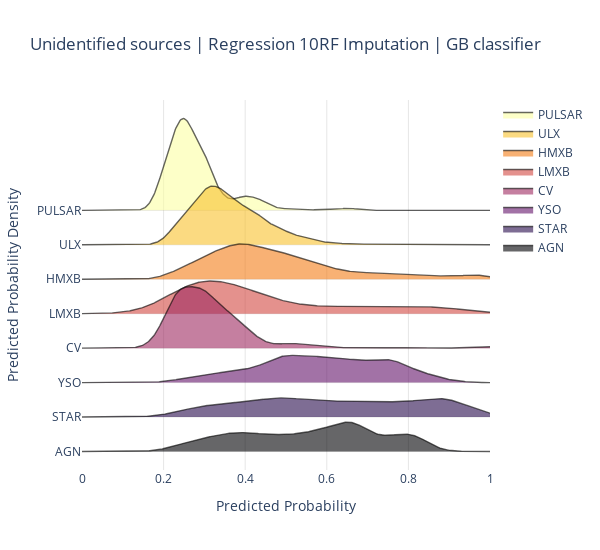

Notebook code for this chart:
### Code cell
from numpy.random import normal
from ridgeplot import ridgeplot
cl = classes[::-1]
sample = [u_df[u_df['class']==c]['prob'] for c in cl]
fig = ridgeplot(
    samples=sample,
    kde_points=np.linspace(0, 1, 500),
    colorscale="inferno",
    colormode="index",
    coloralpha=0.6,
    labels=cl,
    spacing = 3 / 8,
    xpad=0
)
fig.update_layout(
    title="Unidentified sources | Regression 10RF Imputation | GB classifier",
    height=550,
    width=600,
    plot_bgcolor="rgba(255, 255, 255, 0.0)",
    xaxis_gridcolor="rgba(0, 0, 0, 0.1)",
    yaxis_gridcolor="rgba(0, 0, 0, 0.1)",
    xaxis_title="Predicted Probability",
    yaxis_title="Predicted Probability Density",
)

#fig.save('temp.png')
#fig.write_image('temp_res_comp/unid_prob_dist/rf_mode.jpg')
fig.show()

### Figure 1 — Plotly figure (JSON) as saved in the notebook; plotly's stock layout.template omitted (floating-point values rounded to 4 significant figures; data arrays with more than 128 entries replaced by an {"elided": "..."} marker saying what was removed)
{"data": [{"line": {"color": "rgba(0,0,0,0)", "width": 0}, "showlegend": false, "type": "scatter", "x": {"elided": "500 float values"}, "y": {"elided": "500 int values"}}, {"fill": "tonexty", "fillcolor": "rgba(252, 255, 164, 0.6)", "line": {"color": "rgba(0,0,0,0.6)", "width": 1.4}, "mode": "lines", "name": "PULSAR", "type": "scatter", "x": {"elided": "500 float values"}, "y": {"elided": "500 float values"}}, {"line": {"color": "rgba(0,0,0,0)", "width": 0}, "showlegend": false, "type": "scatter", "x": {"elided": "500 float values"}, "y": {"elided": "500 float values"}}, {"fill": "tonexty", "fillcolor": "rgba(248.14285714285714, 193.57142857142858, 45.28571428571429, 0.6)", "line": {"color": "rgba(0,0,0,0.6)", "width": 1.4}, "mode": "lines", "name": "ULX", "type": "scatter", "x": {"elided": "500 float values"}, "y": {"elided": "500 float values"}}, {"line": {"color": "rgba(0,0,0,0)", "width": 0}, "showlegend": false, "type": "scatter", "x": {"elided": "500 float values"}, "y": {"elided": "500 float values"}}, {"fill": "tonexty", "fillcolor": "rgba(243.0, 126.42857142857146, 23.714285714285694, 0.6)", "line": {"color": "rgba(0,0,0,0.6)", "width": 1.4}, "mode": "lines", "name": "HMXB", "type": "scatter", "x": {"elided": "500 float values"}, "y": {"elided": "500 float values"}}, {"line": {"color": "rgba(0,0,0,0)", "width": 0}, "showlegend": false, "type": "scatter", "x": {"elided": "500 float values"}, "y": {"elided": "500 float values"}}, {"fill": "tonexty", "fillcolor": "rgba(211.28571428571428, 73.28571428571426, 65.2857142857143, 0.6)", "line": {"color": "rgba(0,0,0,0.6)", "width": 1.4}, "mode": "lines", "name": "LMXB", "type": "scatter", "x": {"elided": "500 float values"}, "y": {"elided": "500 float values"}}, {"line": {"color": "rgba(0,0,0,0)", "width": 0}, "showlegend": false, "type": "scatter", "x": {"elided": "500 float values"}, "y": {"elided": "500 float values"}}, {"fill": "tonexty", "fillcolor": "rgba(158.57142857142856, 41.714285714285715, 97.85714285714286, 0.6)", "line": {"color": "rgba(0,0,0,0.6)", "width": 1.4}, "mode": "lines", "name": "CV", "type": "scatter", "x": {"elided": "500 float values"}, "y": {"elided": "500 float values"}}, {"line": {"color": "rgba(0,0,0,0)", "width": 0}, "showlegend": false, "type": "scatter", "x": {"elided": "500 float values"}, "y": {"elided": "500 float values"}}, {"fill": "tonexty", "fillcolor": "rgba(100.28571428571428, 21.142857142857142, 108.14285714285714, 0.6)", "line": {"color": "rgba(0,0,0,0.6)", "width": 1.4}, "mode": "lines", "name": "YSO", "type": "scatter", "x": {"elided": "500 float values"}, "y": {"elided": "500 float values"}}, {"line": {"color": "rgba(0,0,0,0)", "width": 0}, "showlegend": false, "type": "scatter", "x": {"elided": "500 float values"}, "y": {"elided": "500 float values"}}, {"fill": "tonexty", "fillcolor": "rgba(40.42857142857143, 12.0, 77.0, 0.6)", "line": {"color": "rgba(0,0,0,0.6)", "width": 1.4}, "mode": "lines", "name": "STAR", "type": "scatter", "x": {"elided": "500 float values"}, "y": {"elided": "500 float values"}}, {"line": {"color": "rgba(0,0,0,0)", "width": 0}, "showlegend": false, "type": "scatter", "x": {"elided": "500 float values"}, "y": {"elided": "500 float values"}}, {"fill": "tonexty", "fillcolor": "rgba(0, 0, 4, 0.6)", "line": {"color": "rgba(0,0,0,0.6)", "width": 1.4}, "mode": "lines", "name": "AGN", "type": "scatter", "x": {"elided": "500 float values"}, "y": {"elided": "500 float values"}}], "layout": {"height": 550, "hovermode": false, "legend": {"traceorder": "normal"}, "plot_bgcolor": "rgba(255, 255, 255, 0.0)", "title": {"text": "Unidentified sources | Regression 10RF Imputation | GB classifier"}, "width": 600, "xaxis": {"gridcolor": "rgba(0, 0, 0, 0.1)", "range": [0, 1], "showgrid": true, "showticklabels": true, "title": {"text": "Predicted Probability"}, "zeroline": false}, "yaxis": {"gridcolor": "rgba(0, 0, 0, 0.1)", "showgrid": true, "showticklabels": true, "ticktext": ["PULSAR", "ULX", "HMXB", "LMXB", "CV", "YSO", "STAR", "AGN"], "tickvals": [0, -2.942, -5.884, -8.825, -11.77, -14.71, -17.65, -20.59], "title": {"text": "Predicted Probability Density"}, "zeroline": false}}}
